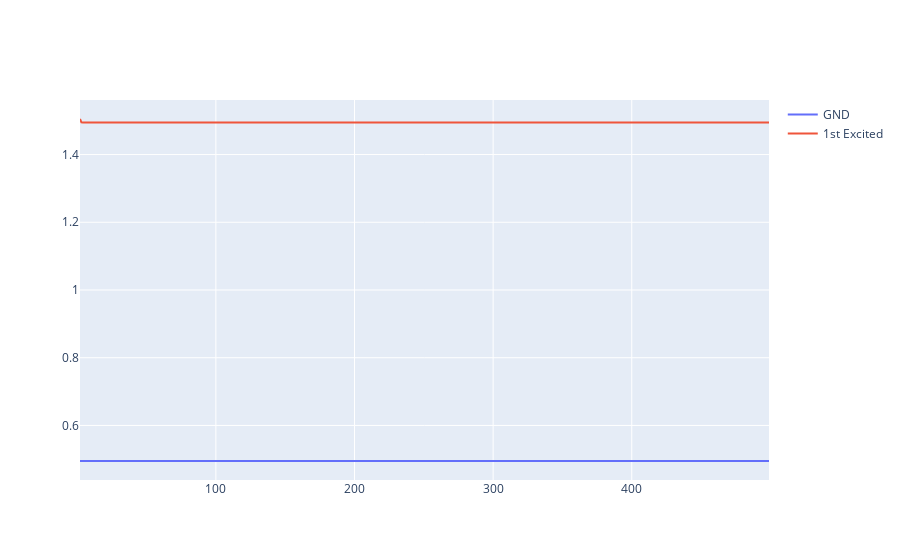

Notebook source saved alongside this figure:
### Code cell
fig = go.Figure()

result_gnd = []
result_exci_1 = []

for N_matrix in range(2,500):
    
    

    H = matrix_constructor(alpha)
    val,vec = LA.eig(H)
    result_gnd.append(val[0])
    result_exci_1.append(val[1])



fig.add_trace(go.Scatter(x= [i for i in range(2,500)],y =np.array(result_gnd), name=f"GND"))
fig.add_trace(go.Scatter (x= [i for i in range(2,500)],y =np.array(result_exci_1) , name=f"1st Excited"))

fig.show()

### Figure 1 — Plotly figure (JSON) as saved in the notebook; plotly's stock layout.template omitted (floating-point values rounded to 4 significant figures; data arrays with more than 128 entries replaced by an {"elided": "..."} marker saying what was removed)
{"data": [{"name": "GND", "type": "scatter", "x": {"elided": "498 int values"}, "y": {"elided": "498 float values"}}, {"name": "1st Excited", "type": "scatter", "x": {"elided": "498 int values"}, "y": {"elided": "498 float values"}}], "layout": {}}
